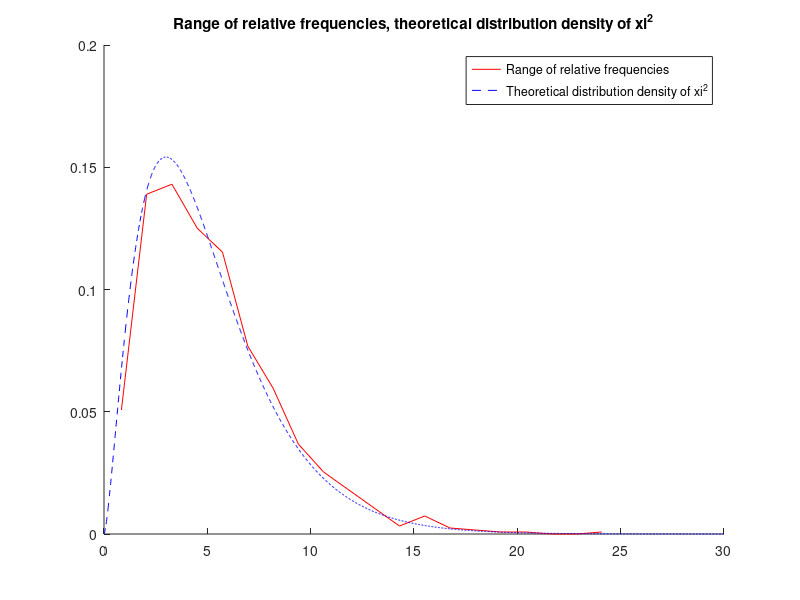
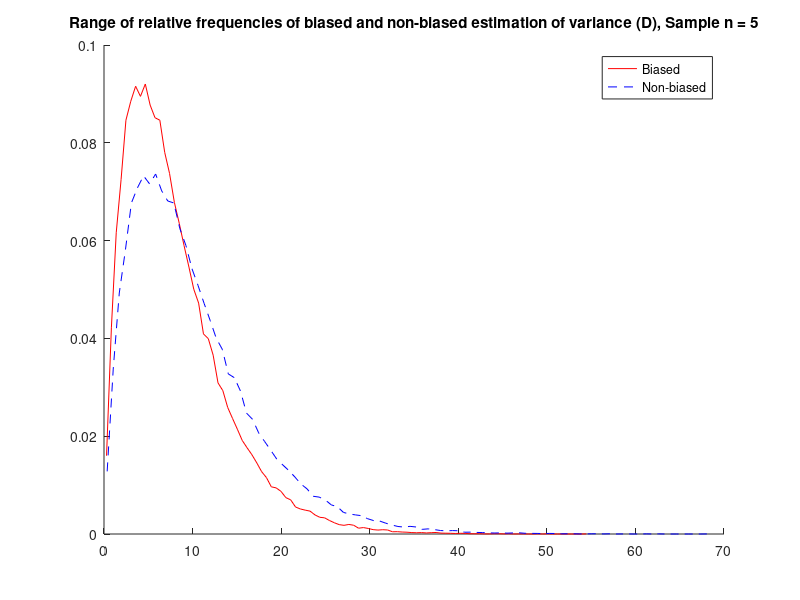
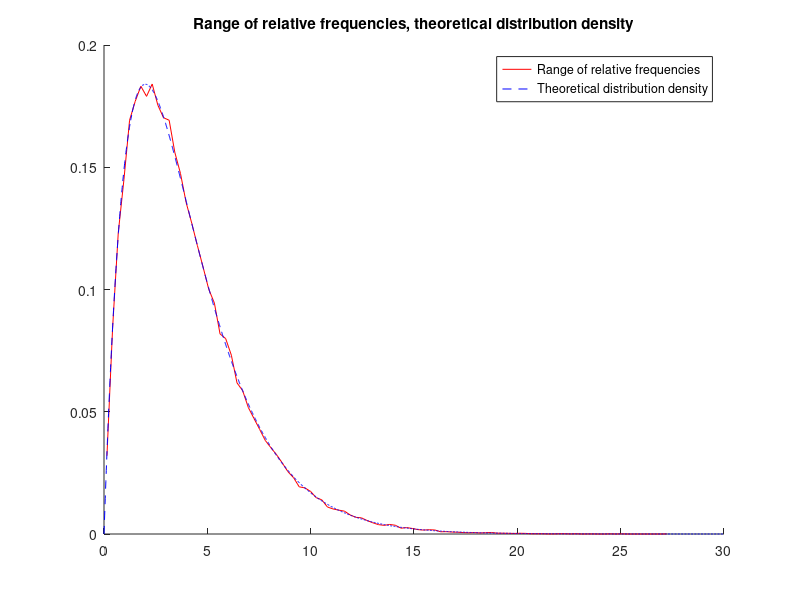

Write MATLAB code to recreate these figures, in order.
function prac5()
clear;
clc;

%part_1
n = 1000;
k = 5;
x = randchi2(k, n);
[p1, x1] = hist_density(x, 20);
X = 0:0.01:30;
YYY = chi2pdf(X, k);
figure(1);
hold on;
plot(x1, p1, 'r-', X, YYY, 'b--');
hold off;
title('Range of relative frequencies, theoretical distribution density of xi^2');
legend('Range of relative frequencies','Theoretical distribution density of xi^2');

%part_2
MK_D = 10;
MK_E = 50;
N = 100000;
n = 5;
MK_Xn = randn(n, N) * sqrt(MK_D) + MK_E;

SnQuadra = std(MK_Xn, 1).^2; %biased
SnIskomoe = std(MK_Xn).^2; %non-biased

[p2, x2] = hist_density(SnQuadra, 100);
[p3, x3] = hist_density(SnIskomoe, 100);
figure(2);
hold on;
plot(x2, p2, 'r-', x3, p3, 'b--');
hold off;
title(['Range of relative frequencies of biased and non-biased estimation of variance (D), Sample n = ',num2str(n)]);
legend('Biased','Non-biased');

ZZ4 = (n - 1) * SnIskomoe/MK_D;
[p4, x4] = hist_density(ZZ4, 100);
XR = 0:0.01:30;
YYY1 = chi2pdf(XR, n-1);
figure(3);
hold on;
plot(x4, p4, 'r-', XR, YYY1, 'b--');
hold off;
title('Range of relative frequencies, theoretical distribution density');
legend('Range of relative frequencies','Theoretical distribution density');
end

function x = randchi2(k, n)
x = sum(((randn(n, k)).^2),2);
end

function varargout = hist_density(x, bin_count)
n1 = length(x); min_x = min(x); max_x = max(x);
dx = (max_x - min_x) / bin_count;
[counts, centers] = hist(x, bin_count);
density = (counts/n1)/dx;
if (nargout == 0)
    plot(centers, density);
else if (nargout == 2)
        varargout{1} = density;
        varargout{2} = centers;
    end
end
end